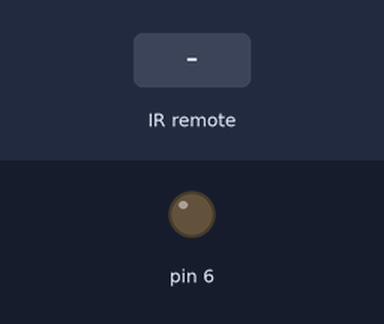
Recording of a sketch running on a simulated Arduino Uno, built with avr-gcc and run on an emulated ATmega328P. Shown: output pins drawn as LEDs (lit = HIGH). The test bench sets the inputs (shaded band). Pins used as bus, display or sensor lines are not drawn; what the sketch prints to the serial monitor is not drawn.

Above: at 1.2 s.
1.3 s: infrared code 0xE0E048B7 received
2.9 s: infrared code 0xE0E008F7 received
Timing chart, 0 to 5.9 s (numbered marks = the images above; inputs shaded):
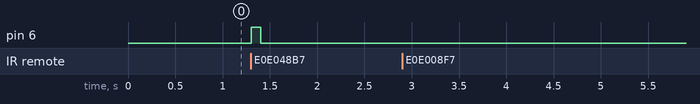

The sketch:

ReadIR.ino
```cpp
/*
 * IRremote: READ HEX CODE FROM IR RECEIVER
 * RECEIVER DATA PIN CONNECTE TO PIN 5
 */
#include <IRremote.h>
#define IR_PIN 5


IRrecv irrecv(IR_PIN);
decode_results results;

void setup() {
    pinMode(1,OUTPUT);
    pinMode(6,OUTPUT);
    Serial.begin(9600);
    Serial.println("Enabling IRin");
    irrecv.enableIRIn(); // Start the receiver
    Serial.print(F("Ready to receive IR signals at pin "));
    Serial.println(IR_PIN);

}

void loop() {
    if (irrecv.decode(&results)) {
        Serial.println(results.value, HEX);
        switch(results.value){
          case 0xE0E048B7:
            digitalWrite(6,HIGH);
            digitalWrite(1,LOW);
            delay(100);
            digitalWrite(6,LOW);
            digitalWrite(1,LOW);
            break;
          case 0xE0E008F7:
            digitalWrite(6,LOW);
            digitalWrite(1,HIGH);
            delay(100);
            digitalWrite(6,LOW);
            digitalWrite(1,LOW);
            break;
          default:
            break;
        }
        irrecv.resume(); // Receive the next value
    }
}
```

Measured:
- after the input at 1.3 s, pin 6: LOW → HIGH at once, → LOW 0.10 s later
- after the input at 2.9 s, every drawn part: stays the same
